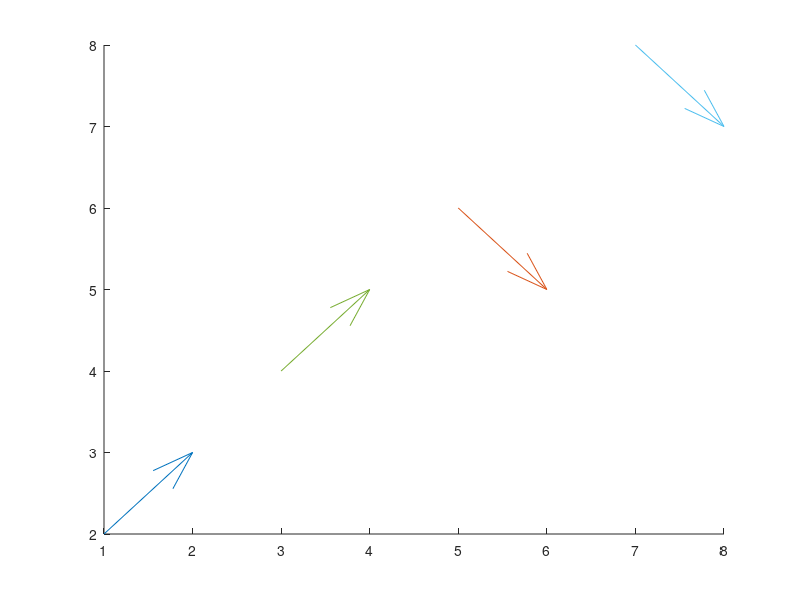

The MATLAB source for this figure:
clear
clc
% Create a figure
fig = figure;

% Create axes for plotting
ax = axes(fig);

% Define positions and directions of multiple arrows
x = [1, 3, 5, 7];
y = [2, 4, 6, 8];
u = [1, -1, 1, -1];  % X-components of the arrow directions
v = [1, 1, -1, -1];  % Y-components of the arrow directions

% Plot the arrows using quiver
hold on
for j = 1:length(x)
    h(j) = quiver(ax, x(j), y(j), u(1), v(j), 'AutoScale', 'off'); % 'AutoScale' off to maintain original arrow sizes
end

for j = 1:length(x)
    qhandles(j) = h(j);
end


% Store the arrow data (position and direction) in the figure using setappdata
setappdata(fig, 'arrowData', struct('x', x, 'y', y, 'u', u, 'v', v, 'quiverHandle', qhandles));

% Set ButtonDownFcn for the axes to detect mouse clicks
set(ax, 'ButtonDownFcn', @onClick);

% Display information in the command window
disp('Click on an arrow to see the output in the command window...');

% Callback function that will be triggered by mouse clicks
function onClick(~, event)  % The first argument is the axes object (unused, so we use ~)
    % Get the current mouse position in data coordinates
    mousePos = event.IntersectionPoint;
    mouseX = mousePos(1);
    mouseY = mousePos(2);
    
    % Display the mouse click position in the command window
    disp(['Mouse clicked at: (', num2str(mouseX), ', ', num2str(mouseY), ')']);
    
    % Retrieve arrow data from the figure
    arrowData = getappdata(gcf, 'arrowData'); % Get the stored arrow data

    % Loop through all arrows and check if the mouse click is close to any of them
    for i = 1:length(arrowData.x)
        % Calculate the distance between the mouse click and the start point of the arrow
        dist = sqrt((mouseX - arrowData.x(i))^2 + (mouseY - arrowData.y(i))^2);
        
        % Display the distance to the arrow
        disp(['Distance to arrow ', num2str(i), ' starting point: ', num2str(dist)]);
        
        % You can adjust this threshold for how close the mouse click must be
        if dist < 1  % Threshold for selecting an arrow (you can adjust this)
            disp(['Clicked on arrow ', num2str(i), ' at position (', num2str(arrowData.x(i)), ', ', num2str(arrowData.y(i)), ')']);
            
            % Highlight the selected arrow by changing its color (just changing quiver handle's properties)
            for k = 1:length(arrowData.x)
                arrowData.quiverHandle(k).Color = 'blue'; %[0, 0, 1];  % Reset all arrows to blue
            end
            % If you want to change the specific arrow's color, you would need to modify individual arrow handles
            arrowData.quiverHandle(i).Color = 'red'; % Change selected arrow to red
            %arrowData.quiverHandle(i).linewidth = 5; % Change selected arrow linewidth to 5
            return;
        else
            % Highlight the selected arrow by changing its color (just changing quiver handle's properties)
            for k = 1:length(arrowData.x)
                arrowData.quiverHandle(k).Color = 'blue'; %[0, 0, 1];  % Reset all arrows to blue
            end
        end
    end
end
